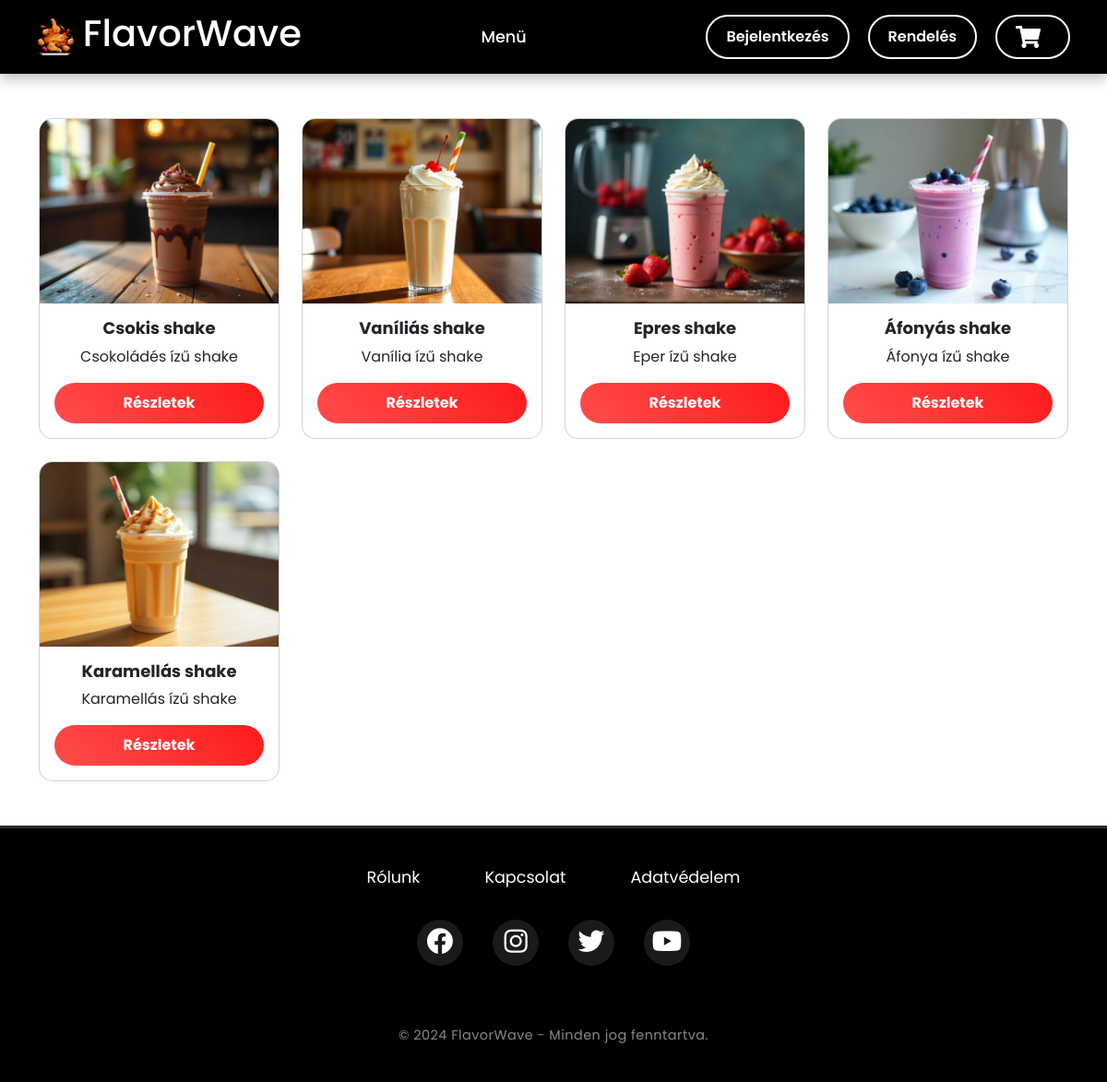
Screenshot of /php/shakek.php with the database file from the repository.
### tables this page shows
CREATE TABLE `etel` (
  `id` int(11) NOT NULL,
  `nev` varchar(50) NOT NULL,
  `egyseg_ar` int(10) NOT NULL,
  `leiras` varchar(250) NOT NULL,
  `kategoria_id` int(11) NOT NULL,
  `kep_url` varchar(255) NOT NULL,
  `kaloria` int(4) NOT NULL,
  `osszetevok` varchar(255) NOT NULL,
  `allergenek` varchar(150) NOT NULL
);

### php/adatbazisra_csatlakozas.php (called while the page is built, shortened)
<?php
$conn = new mysqli('localhost', 'root', '', 'flavorwave');
function adatokLekerdezese($muvelet, $parameterek = []) {
    global $conn;
    if ($conn) {
        $stmt = $conn->prepare($muvelet);
        if ($stmt) {
            $stmt->execute();
            $eredmeny = $stmt->get_result();
            if ($eredmeny->num_rows > 0) {
                return $eredmeny->fetch_all(MYSQLI_ASSOC);
            } else {
                return [];
            }
        }
        return $conn->error;
    } else {
        return $conn->connect_error;
    }
}
?>

### php/shakek.php (the view, shortened to what this page needs)
<!DOCTYPE html>
<html lang="en">
<head>
    <link href="https://cdn.jsdelivr.net/npm/bootstrap@5.3.0/dist/css/bootstrap.min.css" rel="stylesheet">
    <link rel="stylesheet" href="https://cdnjs.cloudflare.com/ajax/libs/font-awesome/5.15.4/css/all.min.css">
    <link rel="stylesheet" href="../css/navbar.css">
    <link rel="stylesheet" href="../css/footer.css">
    <link rel="stylesheet" href="../css/kategoriaelemek.css">
    <link rel="stylesheet" href="../css/menu.css">
</head>
<body>
<div class="content-wrapper">
<nav>
    <a href="kezdolap.php" class="logo">
        <img src="../kepek/logo.png" alt="Flavorwave Logo">
        <h1>FlavorWave</h1>
    </a>
    <div class="navbar-center">
        <a href="kategoria.php">Menü</a>
    </div>
    <div class="navbar-buttons">
        <?php if (isset($_SESSION["felhasznalo_nev"])): ?>
            <a href="kijelentkezes.php" class="login-btn">Kijelentkezés</a>
        <?php else: ?>
            <a href="bejelentkezes.php" class="login-btn">Bejelentkezés</a>
        <?php endif; ?>
        <a href="rendeles.php" class="order-btn">Rendelés</a>
        <a href="kosar.php" class="cart-btn">
            <i class='fas fa-shopping-cart cart-icon'></i>
        </a>
    </div>
</nav>
    <?php
        include './adatbazisra_csatlakozas.php';
        $kategoriak_sql = "SELECT * FROM etel WHERE kategoria_id = 8;";
        $kategoriak = adatokLekerdezese($kategoriak_sql);
        if (is_array($kategoriak)) {
            echo '<div class="container my-5">';
            echo '<div class="row g-4">';
            foreach ($kategoriak as $k) {
                echo '
                <div class="col-lg-3 col-md-4 col-sm-6">
                    <div class="card hover-card">
                        <img src="../kepek/' . htmlspecialchars($k['kep_url']) . '" class="card-img-top" alt="Étel kép">
                        <div class="card-body text-center">
                            <h5 class="card-title">' . htmlspecialchars($k['nev']) . '</h5>
                            <p class="card-text">' . htmlspecialchars($k['leiras']) . '</p>
                            <button class="modern-btn details-btn" data-bs-toggle="modal" data-bs-target="#modal-' . htmlspecialchars($k['id']) . '">Részletek</button>
                        </div>
                    </div>
                </div>
                <div class="modal fade custom-fade" id="modal-' . htmlspecialchars($k['id']) . '" tabindex="-1" aria-labelledby="modalLabel-' . htmlspecialchars($k['id']) . '" aria-hidden="true">
                                <h5 class="modal-title" id="modalLabel-' . htmlspecialchars($k['id']) . '">' . htmlspecialchars($k['nev']) . ' - Részletek</h5>
                                <img src="../kepek/' . htmlspecialchars($k['kep_url']) . '" class="img-fluid mb-3" alt="Étel kép">
                                <p><strong>Kalória:</strong> ' . htmlspecialchars($k['kaloria']) . ' kcal</p>
                                <p><strong>Összetevők:</strong> ' . htmlspecialchars($k['osszetevok']) . '</p>
                                <p><strong>Allergének:</strong> ' . htmlspecialchars($k['allergenek']) . '</p>
                                <p><strong>Ár:</strong> ' . htmlspecialchars($k['egyseg_ar']) . ' Ft</p>
                                <button type="button" class="modern-btn add-to-cart" data-item-id="'. htmlspecialchars($k["id"]).'" data-item="' . htmlspecialchars($k['nev']) . '">Kosárba rakás</button>
                </div>';
            }
            echo '</div>';
            echo '</div>';
        } else {
            echo "<p>Ehhez a kategóriához nem tartozik étel!</p>";
        }
    ?>
        <div class="toast-container position-fixed bottom-0 end-0 p-3">
        </div>
    <div class="footer">
    <div class="footer-container">
        <ul class="footer-links">
            <li><a href="../html/rolunk.html">Rólunk</a></li>
            <li><a href="../html/kapcsolatok.html">Kapcsolat</a></li>
            <li><a href="../html/adatvedelem.html">Adatvédelem</a></li>
        </ul>
        <div class="footer-socials">
            <a href="#"><i class="fab fa-facebook"></i></a>
            <a href="#"><i class="fab fa-instagram"></i></a>
            <a href="#"><i class="fab fa-twitter"></i></a>
            <a href="#"><i class="fab fa-youtube"></i></a>
        </div>
        <div class="footer-copy">
            &copy; 2024 FlavorWave - Minden jog fenntartva.
        </div>
    </div>
</body>
</html>

### css/navbar.css (style rules this page uses)
body { margin: 0; padding-top: 80px; font-family: 'Poppins', sans-serif; }
nav { display: flex; justify-content: space-between; align-items: center; padding: 20px 40px; background: #000; position: fixed; top: 0; left: 0; width: 100%; height: 80px; z-index: 1000; box-shadow: 0 4px 15px rgba(0, 0, 0, 0.3); overflow: hidden; }
.logo { display: flex; align-items: center; text-decoration: none; color: #fff; font-size: 1.5rem; font-weight: 700; transition: transform 0.3s ease; }
.logo img { height: 40px; margin-right: 10px; }
.navbar-center { display: flex; gap: 30px; }
.navbar-center a { text-decoration: none; color: #fff; font-size: 1.1rem; font-weight: 500; position: relative; transition: color 0.3s ease; }
.navbar-center a::after { content: ''; position: absolute; bottom: -5px; left: 0; width: 0; height: 2px; background: linear-gradient(135deg, #ff7e5f, #feb47b); transition: width 0.3s ease; }
.navbar-buttons { display: flex; align-items: center; gap: 20px; }
.navbar-buttons a { text-decoration: none; padding: 10px 20px; font-size: 1rem; font-weight: 600; border-radius: 30px; transition: all 0.3s ease; }
.login-btn { background: transparent; color: #fff; border: 2px solid #fff; }
.order-btn { background: transparent; color: #fff; border: 2px solid #fff; }
.cart-btn { position: relative; display: flex; align-items: center; padding: 10px 20px; background: transparent; color: #fff; border: 2px solid #fff; border-radius: 30px; transition: all 0.3s ease; font-size: 1rem; font-weight: 600; }
.cart-icon { height: 24px; font-size: 24px; margin-right: 10px; transition: all 0.3s ease; }

### css/footer.css (style rules this page uses)
.footer { background-color: #000000; color: #ffffff; padding: 40px 20px; text-align: center; border-top: 3px solid #2a2a2a; width: 100%; flex-shrink: 0; margin-top: auto; position: relative; overflow: hidden; }
.footer-container { display: flex; flex-direction: column; align-items: center; max-width: 1200px; margin: 0 auto; position: relative; z-index: 1; }
.footer-links { list-style-type: none; display: flex; gap: 2.5em; flex-wrap: wrap; justify-content: center; margin-bottom: 2em; padding: 0; }
.footer-links li a { color: #ffffff; font-size: 1.1em; text-decoration: none; transition: all 0.3s cubic-bezier(0.4, 0, 0.2, 1); padding: 8px 15px; border-radius: 4px; position: relative; }
.footer-links li a::before { content: ''; position: absolute; bottom: 0; left: 0; width: 0; height: 2px; background: #feb47b; transition: width 0.3s ease; }
.footer-socials { display: flex; gap: 2em; flex-wrap: wrap; justify-content: center; margin-bottom: 2.5em; }
.footer-socials a { display: inline-flex; align-items: center; justify-content: center; width: 50px; height: 50px; border-radius: 50%; background: rgba(255, 255, 255, 0.1); transition: all 0.3s ease; text-decoration: none; }
.footer-socials a::before { content: none; }
.footer-socials i { font-size: 1.8em; color: #ffffff; transition: transform 0.3s ease; }
.footer-copy { font-size: 0.9em; color: #888888; margin-top: 25px; letter-spacing: 0.5px; }

### css/kategoriaelemek.css (style rules this page uses)
body, html { height: 100%; margin: 0; display: flex; flex-direction: column; }
.content-wrapper { flex: 1; display: flex; flex-direction: column; }
.card { display: flex; flex-direction: column; height: 100%; }
.card img { height: 200px; object-fit: cover; }
.card-body { flex-grow: 1; display: flex; flex-direction: column; justify-content: space-between; }
.card-title { font-size: 18px; font-weight: bold; }
.card-text { flex-grow: 1; }
.details-btn { margin-top: auto; width: 100%; }

### css/menu.css (style rules this page uses)
.hover-card { transition: transform 0.3s ease, box-shadow 0.3s ease; border-radius: 15px; overflow: hidden; cursor: pointer; }
.modern-btn { background: linear-gradient(45deg, #ff4d4d, #ff1a1a); border: none; border-radius: 50px; color: white; padding: 10px 25px; font-size: 1rem; font-weight: bold; cursor: pointer; transition: all 0.4s ease; position: relative; overflow: hidden; }

### rows the page displays
etel: kep_url (picture), nev "Csokis shake", leiras "Csokoládés ízű shake"
etel: kep_url (picture), nev "Vaníliás shake", leiras "Vanília ízű shake"
etel: kep_url (picture), nev "Epres shake", leiras "Eper ízű shake"
etel: kep_url (picture), nev "Áfonyás shake", leiras "Áfonya ízű shake"
etel: kep_url (picture), nev "Karamellás shake", leiras "Karamellás ízű shake"
